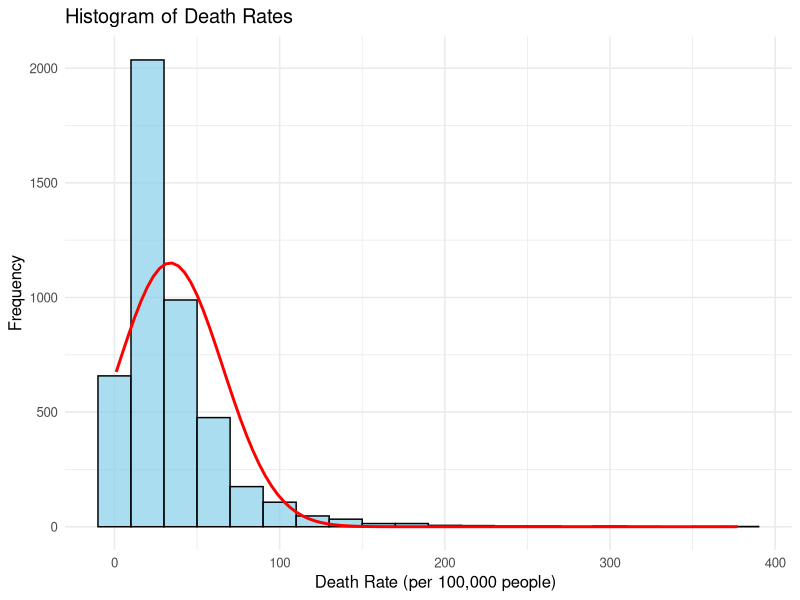

Recreate this plot in R.
library(ggplot2)
library(dplyr)

# Read the CSV file
data <- read.csv("5- respiratory-infection-death-rate-who-mdb.csv")

# Renamed columns for clarity
colnames(data) <- c("Entity", "Code", "Year", "Death_Rate")

# Converted Death_Rate to numeric 
data$Death_Rate <- as.numeric(data$Death_Rate)

# Aggregate data: calculated mean Death_Rate by Entity
entity_death_rate <- data %>%
  group_by(Entity) %>%
  summarise(Avg_Death_Rate = mean(Death_Rate, na.rm = TRUE)) %>%
  arrange(desc(Avg_Death_Rate))



# Get the top 2 entities with the highest death rates
top_entities <- head(entity_death_rate, 2)

# Calculate mean and standard deviation of the death rates
mean_rate <- mean(top_entities$Avg_Death_Rate, na.rm = TRUE)
sd_rate <- sd(top_entities$Avg_Death_Rate, na.rm = TRUE)


# Total number of observations
total_obs <- nrow(data)

# Create a histogram for Death Rates with frequency on Y-axis and overlay a normal curve
ggplot(data, aes(x = Death_Rate)) +
  geom_histogram(binwidth = 20, fill = "skyblue", color = "black", alpha = 0.7) +
  stat_function(fun = function(x) {
    # Scale the normal curve to match the histogram's frequency
    dnorm(x, mean = mean(data$Death_Rate, na.rm = TRUE), 
          sd = sd(data$Death_Rate, na.rm = TRUE)) * 
      total_obs * 20  # Multiply by total observations and binwidth
  }, color = "red", size = 1) +
  labs(title = "Histogram of Death Rates",
       x = "   Death Rate (per 100,000 people)",
       y = "Frequency") +
  theme_minimal(base_size = 12)
